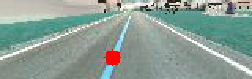
#> input picture src/ocvfiltercar/scripts/Image_screenshot_05.04.2021.png, 252 x 79 px
$ python test.py
#> lines starting #> are read from the running program, lines starting #| are printed output that depends on the picture
import cv2
import numpy as np

frame = cv2.imread('Image_screenshot_05.04.2021.png')
#> frame is the input picture: shape (79, 252, 3); mean B, G, R 149.6, 158.2, 140.1

height, width, _ = frame.shape
#> height = 79; width = 252

rgb = frame[int(height/3):height, 0:width]
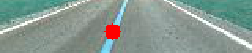
#> rgb: shape (53, 252, 3); mean B, G, R 144.8, 152.2, 135.1
rgbsidefilter = {
            "lowR": 216,
            "highR": 255,
            "lowG": 222,
            "highG": 255,
            "lowB": 198,
            "highB": 255
}


lowR = rgbsidefilter.get("lowR")
highR = rgbsidefilter.get("highR")
lowG = rgbsidefilter.get("lowG")
highG = rgbsidefilter.get("highG")
lowB = rgbsidefilter.get("lowB")
highB = rgbsidefilter.get("highB")

lower = np.array([lowR, lowG, lowB])
higher = np.array([highR, highG, highB])
mask = cv2.inRange(rgb, lower, higher)
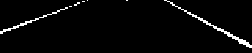
#> mask: shape (53, 252); 3.1% white in thin lines or dots

# epsilon = 0.1*cv2.arcLength(cnt,True)
# approx = cv2.approxPolyDP(cnt,epsilon,True)

cv2.imshow("1", mask)
cv2.waitKey()
